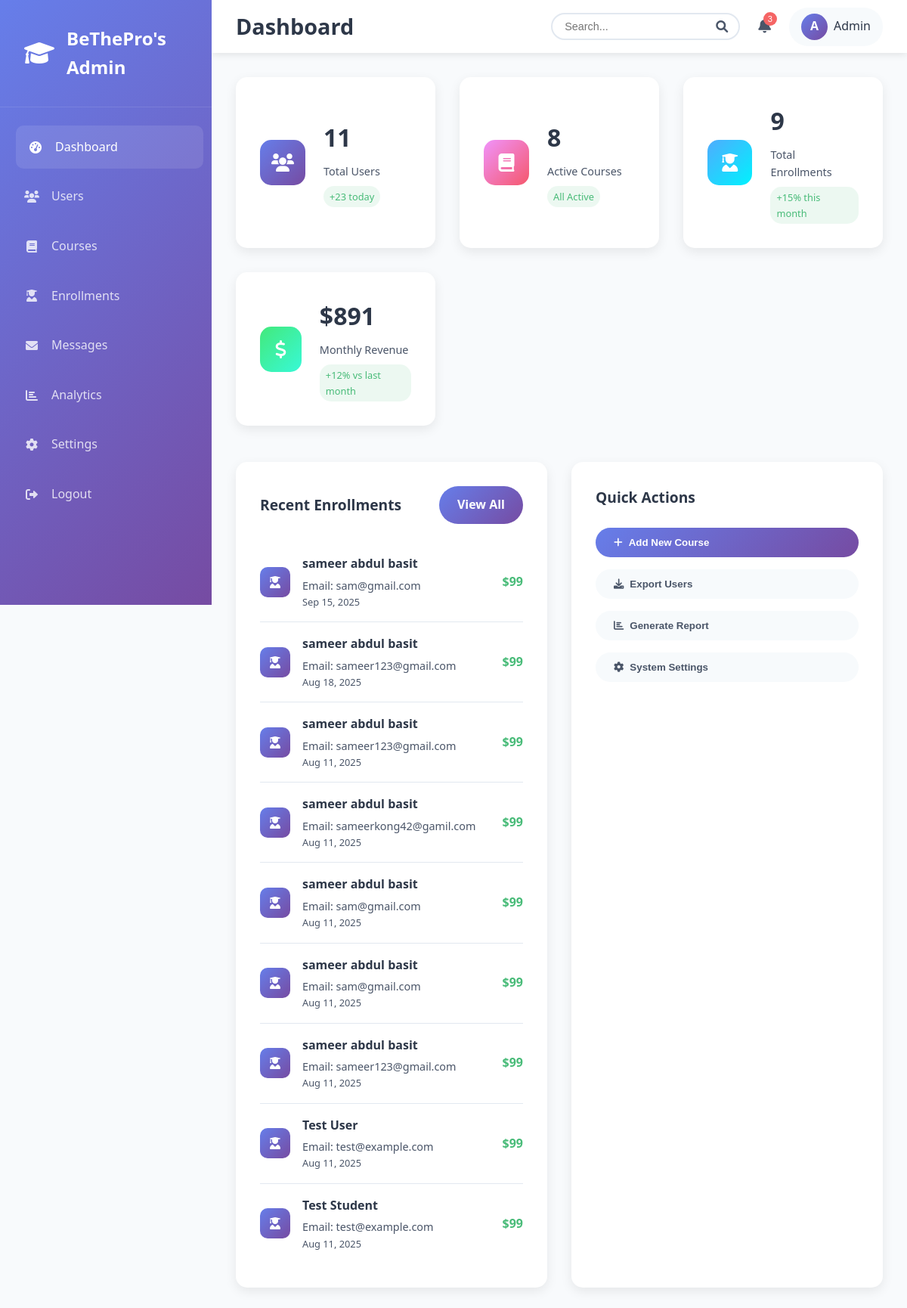
Page /admin.pannel/admin.php on the committed database.
### tables this page shows
CREATE TABLE `enrollments` (
  `id` int(11) NOT NULL,
  `enrollment_id` varchar(20) NOT NULL,
  `user_id` int(11) DEFAULT NULL,
  `first_name` varchar(100) NOT NULL,
  `last_name` varchar(100) NOT NULL,
  `email` varchar(255) NOT NULL,
  `phone` varchar(20) NOT NULL,
  `country` varchar(100) NOT NULL,
  `course_name` varchar(255) DEFAULT NULL,
  `course_price` decimal(10,2) DEFAULT NULL,
  `experience_level` varchar(50) DEFAULT NULL,
  `schedule_preference` varchar(100) DEFAULT NULL,
  `career_goals` text DEFAULT NULL,
  `payment_method` varchar(50) NOT NULL,
  `additional_services` longtext DEFAULT NULL CHECK (json_valid(`additional_services`)),
  `newsletter_subscription` tinyint(1) DEFAULT 0,
  `enrollment_date` datetime DEFAULT current_timestamp(),
  `status` enum('pending','confirmed','active','completed','cancelled') DEFAULT 'pending',
  `admin_viewed` tinyint(1) DEFAULT 0,
  `payment_status` enum('pending','completed','failed','refunded') DEFAULT 'pending',
  `created_at` datetime DEFAULT current_timestamp(),
  `updated_at` datetime DEFAULT current_timestamp() ON UPDATE current_timestamp()
);

### admin.pannel/admin.php (the view, shortened to what this page needs)
<?php
include '../config/database.php';
$messages = [];
try {
    $stmt = $pdo->query("SELECT * FROM contact_messages ORDER BY created_at DESC");
    $messages = $stmt->fetchAll();
} catch (PDOException $e) {
    $messages = [];
}
$users = [];
try {
    $stmt = $pdo->query("SELECT * FROM users ORDER BY created_at DESC");
    $users = $stmt->fetchAll();
} catch (PDOException $e) {
    $users = [];
}
$courses = [];
try {
    $stmt = $pdo->query("SELECT * FROM courses ORDER BY created_at DESC");
    $courses = $stmt->fetchAll();
} catch (PDOException $e) {
    $courses = [];
}
$enrollments = [];
try {
    $stmt = $pdo->query("SELECT * FROM enrollments ORDER BY enrollment_date DESC");
    $enrollments = $stmt->fetchAll();
} catch (PDOException $e) {
    $enrollments = [];
}
$user_count = count($users);
$active_users = count(array_filter($users, function($user) { return $user['status'] === 'Active'; }));
$course_count = count($courses);
$enrollment_count = count($enrollments);
$stats = [
    'total_users' => $user_count,
    'total_courses' => $course_count,
    'total_enrollments' => $enrollment_count,
    'monthly_revenue' => $enrollment_count * 99,
    'new_users_today' => 23,
    'active_sessions' => $active_users,
    'unread_messages' => count(array_filter($messages, function($msg) { return $msg['status'] === 'unread'; })),
    'total_messages' => count($messages)
];
$recent_enrollments = $enrollments;
?>
<!DOCTYPE html>
<html lang="en">
<head>
    <link rel="stylesheet" href="https://cdnjs.cloudflare.com/ajax/libs/font-awesome/6.0.0/css/all.min.css">
    <link rel="stylesheet" href="admin.css">
</head>
<body>
    <div class="admin-container">
        <nav class="sidebar" id="sidebar">
            <div class="sidebar-header">
                <div class="logo">
                    <i class="fas fa-graduation-cap"></i>
                    <span>BeThePro's Admin</span>
                </div>
            </div>
            <div class="sidebar-nav">
                <div class="nav-item">
                    <a href="#" class="nav-link active" data-section="dashboard">
                        <i class="fas fa-tachometer-alt"></i>
                        <span>Dashboard</span>
                    </a>
                </div>
                <div class="nav-item">
                    <a href="#" class="nav-link" data-section="users">
                        <i class="fas fa-users"></i>
                        <span>Users</span>
                    </a>
                </div>
                <div class="nav-item">
                    <a href="#" class="nav-link" data-section="courses">
                        <i class="fas fa-book"></i>
                        <span>Courses</span>
                    </a>
                </div>
                <div class="nav-item">
                    <a href="#" class="nav-link" data-section="enrollments">
                        <i class="fas fa-user-graduate"></i>
                        <span>Enrollments</span>
                    </a>
                </div>
                <div class="nav-item">
                    <a href="#" class="nav-link" data-section="messages">
                        <i class="fas fa-envelope"></i>
                        <span>Messages</span>
                    </a>
                </div>
                <div class="nav-item">
                    <a href="#" class="nav-link" data-section="analytics">
                        <i class="fas fa-chart-bar"></i>
                        <span>Analytics</span>
                    </a>
                </div>
                <div class="nav-item">
                    <a href="#" class="nav-link" data-section="settings">
                        <i class="fas fa-cog"></i>
                        <span>Settings</span>
                    </a>
                </div>
                <div class="nav-item">
                    <a href="../logout.php" class="nav-link">
                        <i class="fas fa-sign-out-alt"></i>
                        <span>Logout</span>
                    </a>
                </div>
            </div>
        </nav>
        <main class="main-content">
            <header class="main-header">
                <div style="display: flex; align-items: center; gap: 1rem;">
                    <h1 class="page-title" id="pageTitle">Dashboard</h1>
                </div>
                <div class="header-actions">
                    <div class="search-box">
                        <input type="text" placeholder="Search...">
                        <i class="fas fa-search"></i>
                    </div>
                    <button class="notification-btn">
                        <i class="fas fa-bell"></i>
                        <span class="notification-badge">3</span>
                    </button>
                    <div class="admin-profile">
                        <div class="admin-avatar">A</div>
                        <span>Admin</span>
                    </div>
                </div>
            </header>
            <div class="content-area">
                <section id="dashboard" class="content-section active">
                    <div class="stats-grid">
                        <div class="stat-card">
                            <div class="stat-icon users">
                                <i class="fas fa-users"></i>
                            </div>
                            <div class="stat-info">
                                <h3><?php echo number_format($stats['total_users']); ?></h3>
                                <div class="stat-label">Total Users</div>
                                <span class="stat-change positive">+<?php echo $stats['new_users_today']; ?> today</span>
                            </div>
                        </div>
                        <div class="stat-card">
                            <div class="stat-icon courses">
                                <i class="fas fa-book"></i>
                            </div>
                            <div class="stat-info">
                                <h3><?php echo $stats['total_courses']; ?></h3>
                                <div class="stat-label">Active Courses</div>
                                <span class="stat-change positive">All Active</span>
                            </div>
                        </div>
                        <div class="stat-card">
                            <div class="stat-icon enrollments">
                                <i class="fas fa-user-graduate"></i>
                            </div>
                            <div class="stat-info">
                                <h3><?php echo number_format($stats['total_enrollments']); ?></h3>
                                <div class="stat-label">Total Enrollments</div>
                                <span class="stat-change positive">+15% this month</span>
                            </div>
                        </div>
                        <div class="stat-card">
                            <div class="stat-icon revenue">
                                <i class="fas fa-dollar-sign"></i>
                            </div>
                            <div class="stat-info">
                                <h3>$<?php echo number_format($stats['monthly_revenue']); ?></h3>
                                <div class="stat-label">Monthly Revenue</div>
                                <span class="stat-change positive">+12% vs last month</span>
                            </div>
                        </div>
                    </div>
                    <div class="cards-grid">
                        <div class="dashboard-card">
                            <div class="card-header">
                                <h3 class="card-title">Recent Enrollments</h3>
                                <a href="#" class="btn btn-primary">View All</a>
                            </div>
                            <div class="activity-list">
                                <?php if (empty($recent_enrollments)): ?>
                                <div class="activity-item">
                                    <div class="activity-content">
                                        <div class="activity-title">No enrollments yet</div>
                                        <div style="font-size: 0.9rem; color: var(--gray-dark);">
                                            Enrollments will appear here when students sign up
                                        </div>
                                    </div>
                                </div>
                                <?php else: ?>
                                <?php foreach ($recent_enrollments as $enrollment): ?>
                                <div class="activity-item">
                                    <div class="activity-icon">
                                        <i class="fas fa-user-graduate"></i>
                                    </div>
                                    <div class="activity-content">
                                        <div class="activity-title"><?php echo htmlspecialchars($enrollment['first_name'] . ' ' . $enrollment['last_name']); ?></div>
                                        <div style="font-size: 0.9rem; color: var(--gray-dark);">
                                            Email: <?php echo htmlspecialchars($enrollment['email']); ?>
                                        </div>
                                        <div class="activity-time"><?php echo date('M j, Y', strtotime($enrollment['enrollment_date'])); ?></div>
                                    </div>
                                    <div style="font-weight: 600; color: var(--success-color);">
                                        $99
                                    </div>
                                </div>
                                <?php endforeach; ?>
                                <?php endif; ?>
                            </div>
                        </div>
                        <div class="dashboard-card">
                            <div class="card-header">
                                <h3 class="card-title">Quick Actions</h3>
                            </div>
                            <div style="display: grid; gap: 1rem;">
                                <button class="btn btn-primary">
                                    <i class="fas fa-plus"></i>
                                    Add New Course
                                </button>
                                <button class="btn btn-secondary">
                                    <i class="fas fa-download"></i>
                                    Export Users
                                </button>
                                <button class="btn btn-secondary">
                                    <i class="fas fa-chart-bar"></i>
                                    Generate Report
                                </button>
                                <button class="btn btn-secondary">
                                    <i class="fas fa-cog"></i>
                                    System Settings
                                </button>
                            </div>
                        </div>
                    </div>
                </section>
            </div>
        </main>
    </div>
</body>
</html>

### rows in the picture
enrollments: first_name+last_name "sameer abdul basit", email "sam@gmail.com", enrollment_date "Sep 15, 2025"
enrollments: first_name+last_name "sameer abdul basit", email "sameer123@gmail.com", enrollment_date "Aug 18, 2025"
enrollments: first_name+last_name "sameer abdul basit", email "sameer123@gmail.com", enrollment_date "Aug 11, 2025"
enrollments: first_name+last_name "sameer abdul basit", email "sameerkong42@gamil.com", enrollment_date "Aug 11, 2025"
enrollments: first_name+last_name "sameer abdul basit", email "sam@gmail.com", enrollment_date "Aug 11, 2025"
enrollments: first_name+last_name "sameer abdul basit", email "sam@gmail.com", enrollment_date "Aug 11, 2025"
enrollments: first_name+last_name "sameer abdul basit", email "sameer123@gmail.com", enrollment_date "Aug 11, 2025"
enrollments: first_name+last_name "Test User", email "test@example.com", enrollment_date "Aug 11, 2025"
enrollments: first_name+last_name "Test Student", email "test@example.com", enrollment_date "Aug 11, 2025"

### other values in the picture
$stats['total_users'] "11"
$stats['new_users_today'] "23"
$stats['total_courses'] "8"
$stats['total_enrollments'] "9"
$stats['monthly_revenue'] "891"
